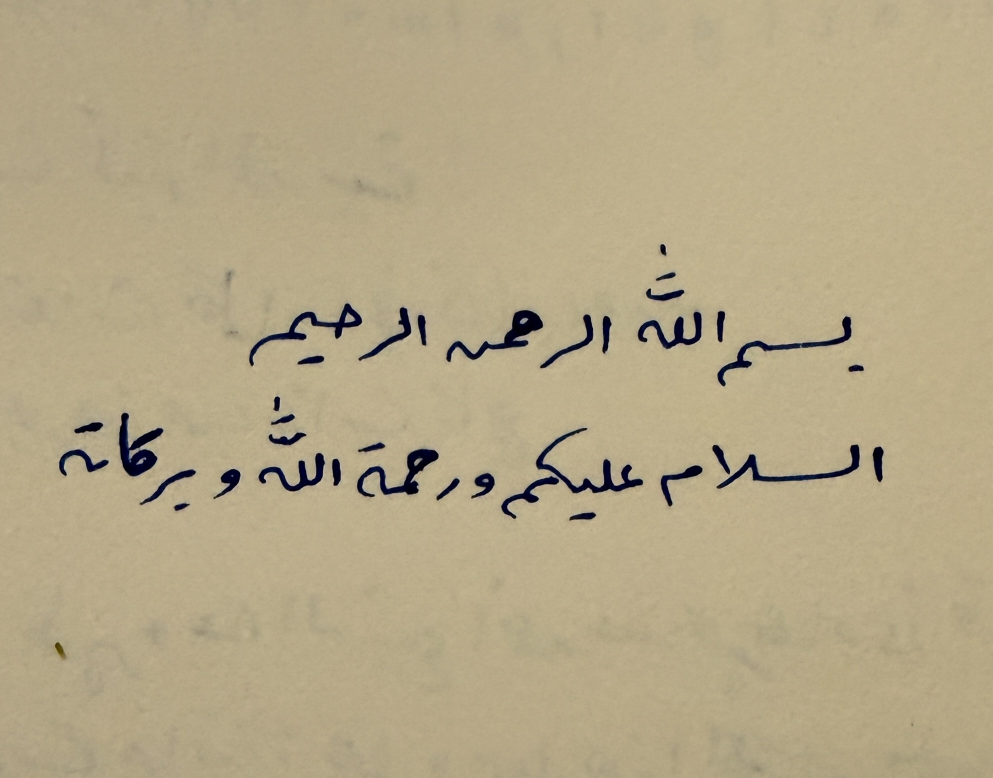
#> input picture handwriting-font/sources/src1.jpg, 1985 x 1556 px (shown at 1/2 size)
$ python -i build_font.py   (imports and definitions only)
#> lines starting #> are read from the running program, lines starting #| are printed output that depends on the picture; after the words box and inside, x2 and y2 are one past the last pixel; in counts of white or black regions, pixels touching at a corner belong together
"""Scanned/photographed template pages -> joined Arabic TTF.
usage: python3 build_font.py out.ttf "Font Name" page1.jpg [page2.jpg page3.jpg]"""
import sys
import numpy as np, cv2, potrace
from fontTools.fontBuilder import FontBuilder
from fontTools.pens.ttGlyphPen import TTGlyphPen
from fontTools.pens.cu2quPen import Cu2QuPen
from fontTools.feaLib.builder import addOpenTypeFeaturesFromString
from glyphs import *

SCALE = 3.5      # font units per template pixel
UP = 2           # upsample factor before tracing (smooths pen wobble)
OVERLAP, SB = 22, 45
THRESH = 150


def load_page(path):
#> called with path = 'sources/src1.jpg'
    img = cv2.imread(path, cv2.IMREAD_GRAYSCALE)
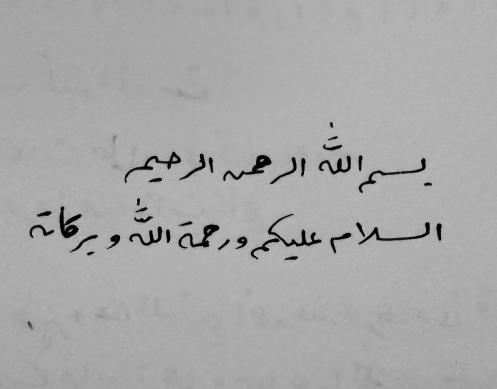
#> img: shape (1556, 1985) (shown at 1/4 size); min 0, max 205, mean 167.8
    k = max(15, (img.shape[1] // 60) | 1)
    bg = cv2.morphologyEx(img, cv2.MORPH_CLOSE, cv2.getStructuringElement(cv2.MORPH_ELLIPSE, (k, k)))
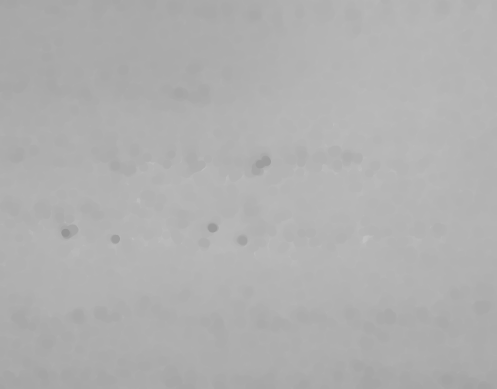
#> bg: shape (1556, 1985) (shown at 1/4 size); min 149, max 205, mean 175.9
    bg = cv2.GaussianBlur(bg, (0, 0), k / 3)
    norm = np.clip(img.astype(np.float32) / np.maximum(bg, 1) * 255, 0, 255).astype(np.uint8)
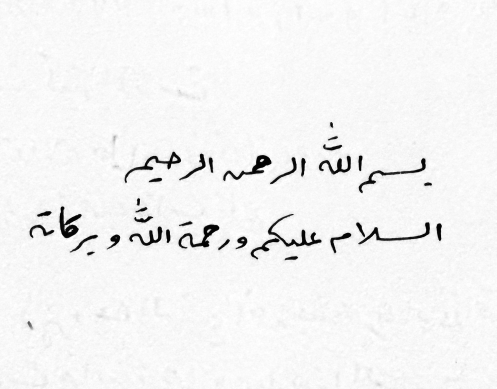
#> norm: shape (1556, 1985) (shown at 1/4 size); min 0, max 255, mean 242.8
    # find the 4 corner squares
    _, b = cv2.threshold(norm, 100, 255, cv2.THRESH_BINARY_INV)
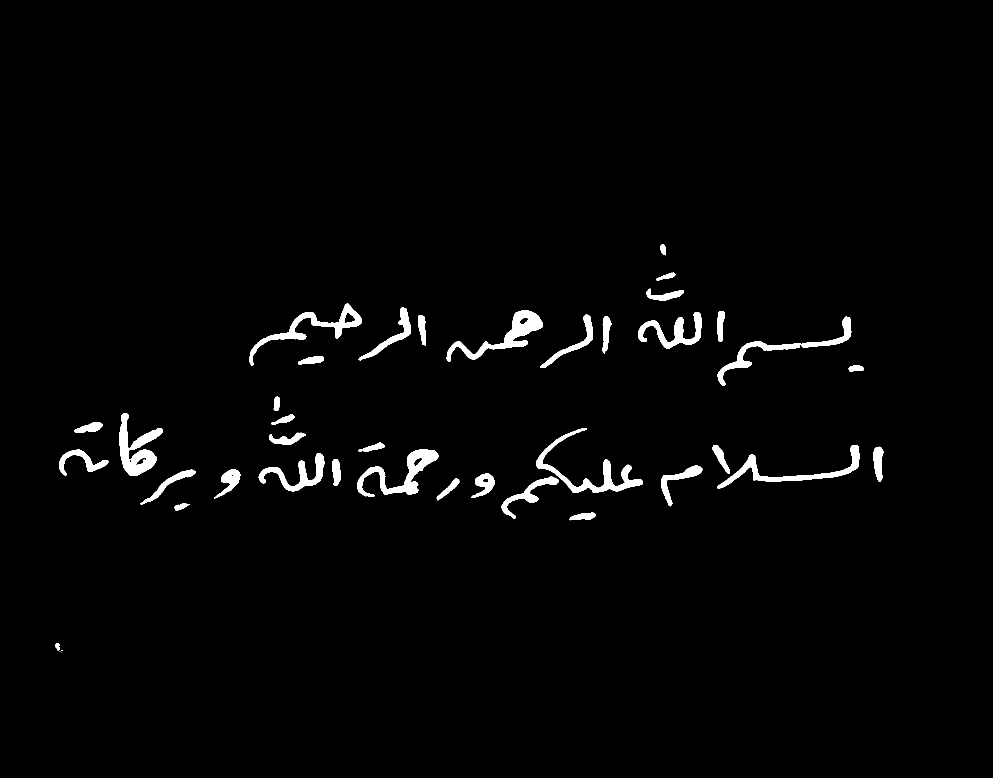
#> b: shape (1556, 1985) (shown at 1/2 size); 1.9% white; 40 white regions (3 under 20 px), largest, box (x1, y1, x2, y2) and area: (893, 621, 1086, 724) 4708, (239, 826, 326, 952) 4704, (1072, 856, 1286, 986) 4669
    n, _, st, cen = cv2.connectedComponentsWithStats(b)
#> n = 41; st = 41 rows, first 6: [0, 0, 1985, 1556, 3028644], [1321, 488, 11, 23, 181], [1312, 545, 39, 16, 281], [1292, 577, 76, 24, 858], [499, 607, 225, 125, 4149], [717, 615, 105, 106, 1902]; cen = 41 pairs, first value 115 to 1756.2, second value 498.7 to 1304
    A = img.shape[0] * img.shape[1]
    c = [cen[i] for i in range(1, n) if 0.0002 * A < st[i, 4] < 0.02 * A
         and 0.75 < st[i, 2] / st[i, 3] < 1.33 and st[i, 4] / (st[i, 2] * st[i, 3]) > 0.85]
#> c = []
    if len(c) < 4:
#> (the run stopped early here; a loop or call above may not have finished)

$ run again, on handwriting-font/sources/src3.jpg
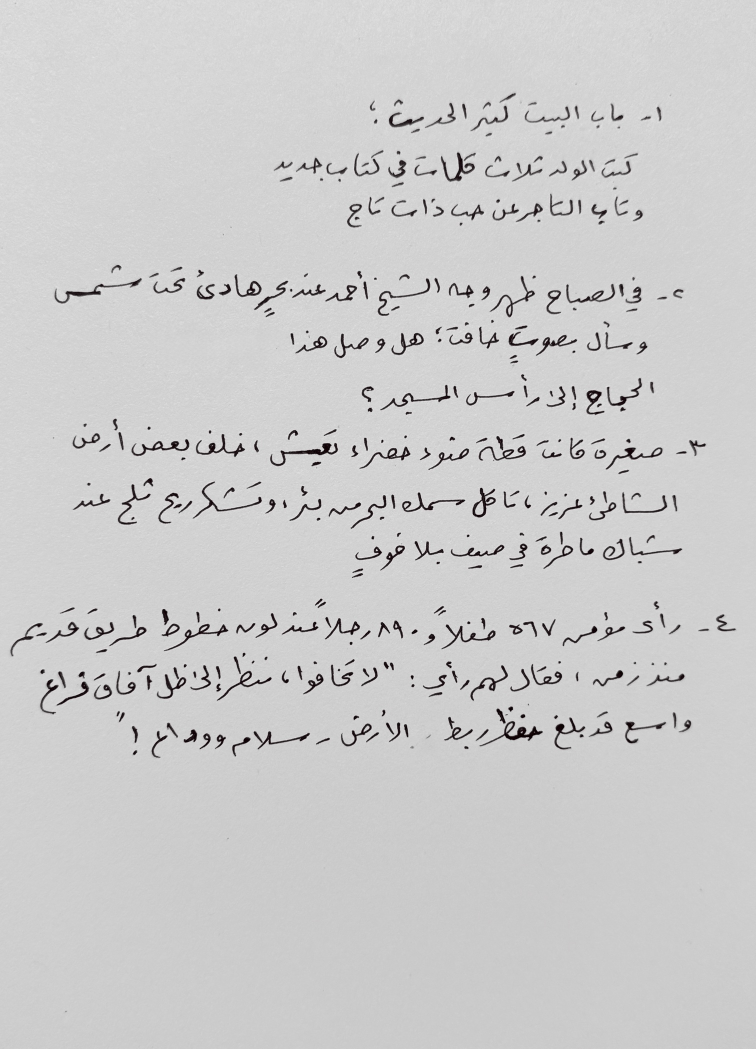
#> input picture handwriting-font/sources/src3.jpg, 1512 x 2098 px (shown at 1/2 size)
#> in load_page, `norm = np.clip(img.astype(np.float32) / np.maximum(bg, 1) * 255, 0, 25..`:
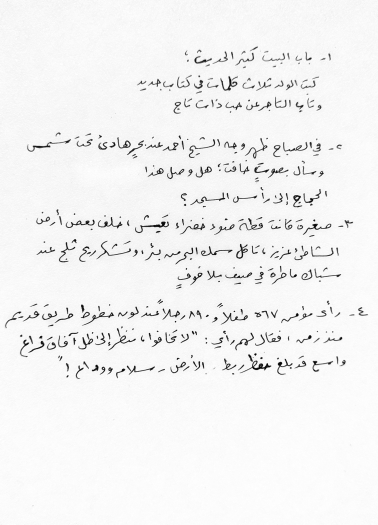
#> norm: shape (2098, 1512) (shown at 1/4 size); min 0, max 255, mean 242.6
#> in load_page, `_, b = cv2.threshold(norm, 100, 255, cv2.THRESH_BINARY_INV)`:
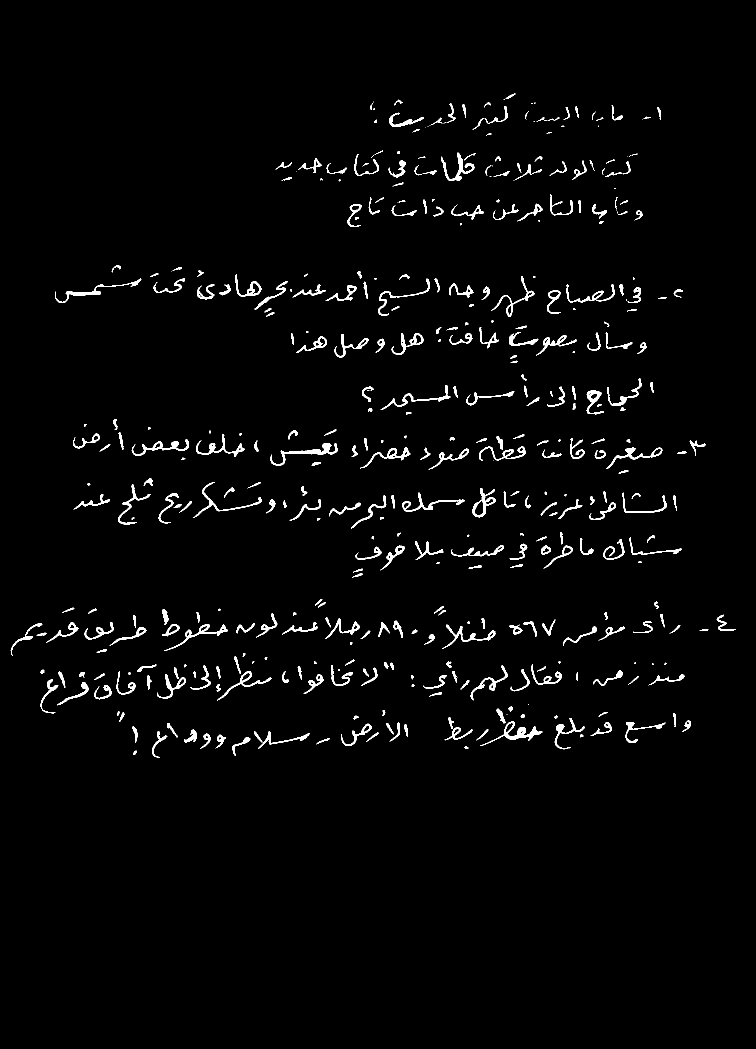
#> b: shape (2098, 1512) (shown at 1/2 size); 2.2% white; 437 white regions (82 under 20 px), largest, box (x1, y1, x2, y2) and area: (541, 886, 676, 932) 1136, (960, 1443, 1085, 1492) 1103, (882, 305, 949, 362) 860
#> n = 438; st = 438 rows, first 6: [0, 0, 1512, 2098, 3102719], [1012, 187, 19, 11, 73], [1007, 197, 4, 3, 4], [789, 199, 16, 12, 53], [747, 203, 1, 1, 1], [740, 205, 7, 15, 31]; cen = 438 pairs, first value 51.6 to 1445.9, second value 192.2 to 1504.8
#> c = []

$ run again, on handwriting-font/sources/src4.jpg
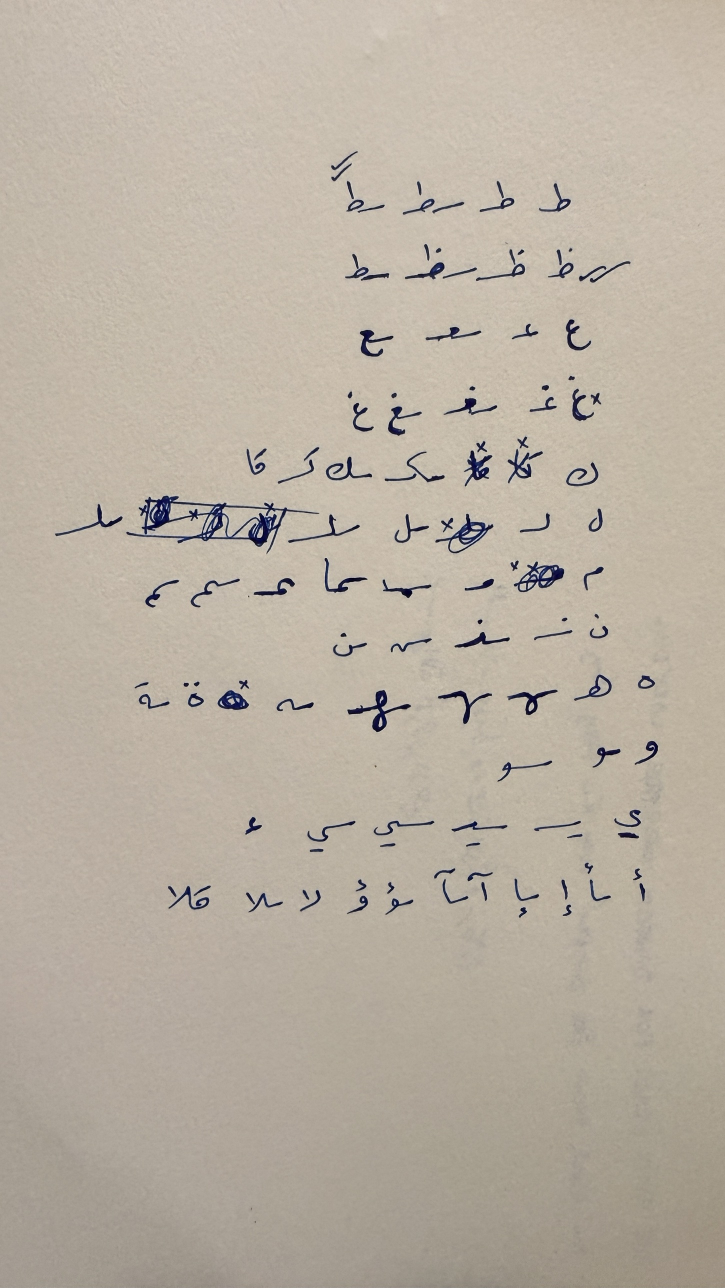
#> input picture handwriting-font/sources/src4.jpg, 1450 x 2576 px (shown at 1/2 size)
#> in load_page, `norm = np.clip(img.astype(np.float32) / np.maximum(bg, 1) * 255, 0, 25..`:
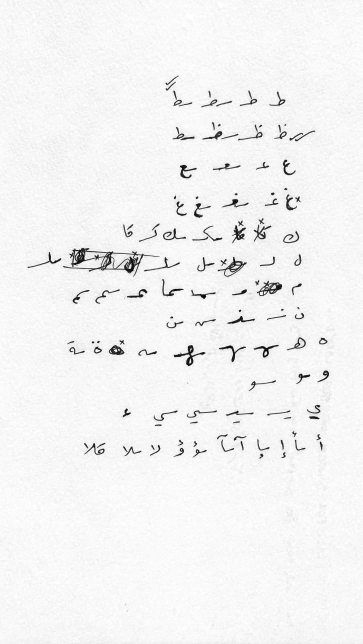
#> norm: shape (2576, 1450) (shown at 1/4 size); min 0, max 255, mean 242.7
#> in load_page, `_, b = cv2.threshold(norm, 100, 255, cv2.THRESH_BINARY_INV)`:
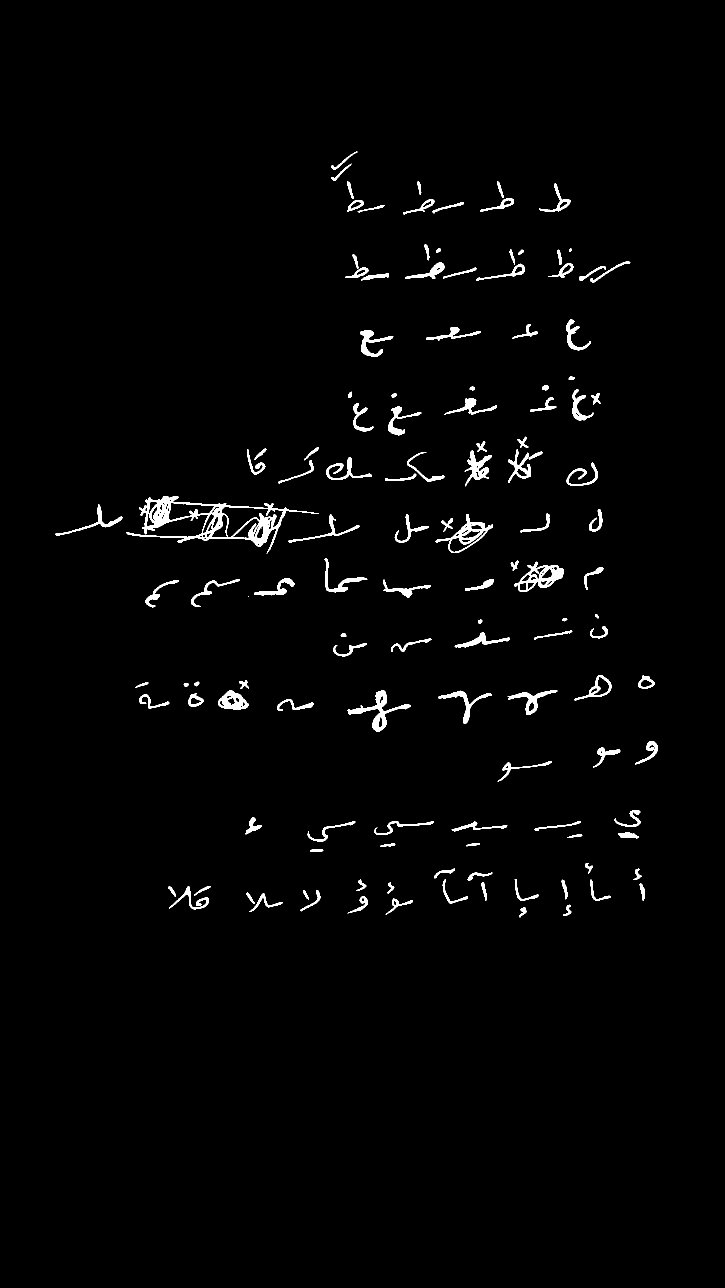
#> b: shape (2576, 1450) (shown at 1/2 size); 1.7% white; 132 white regions (2 under 20 px), largest, box (x1, y1, x2, y2) and area: (253, 992, 638, 1107) 8255, (695, 1380, 822, 1464) 2151, (1028, 1123, 1128, 1184) 2106
#> n = 133; st = 133 rows, first 6: [0, 0, 1450, 2576, 3671898], [663, 303, 52, 37, 227], [663, 327, 40, 35, 205], [694, 363, 13, 35, 174], [835, 363, 8, 27, 120], [994, 363, 13, 33, 157]; cen = 133 pairs, first value 191.1 to 1299.8, second value 323.7 to 1823.2
#> c = []
